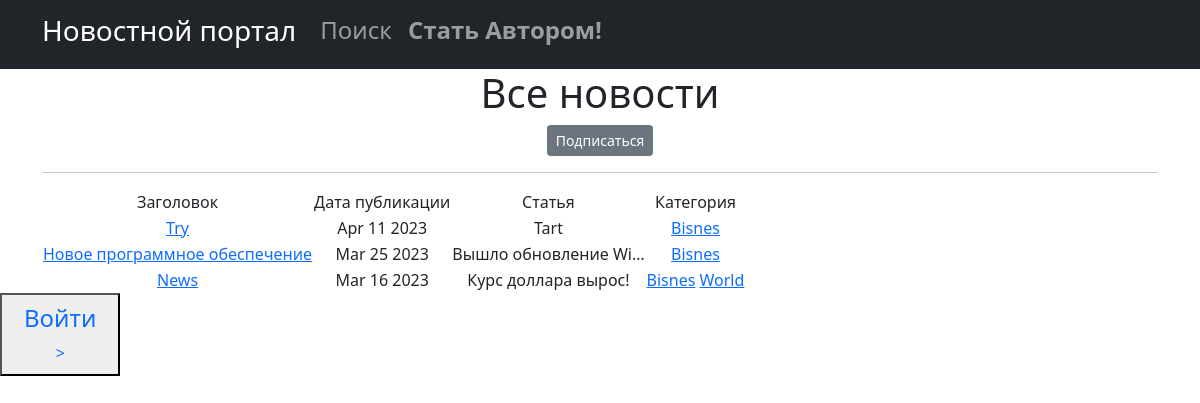
Before: /news/categories/1 with the older database file.
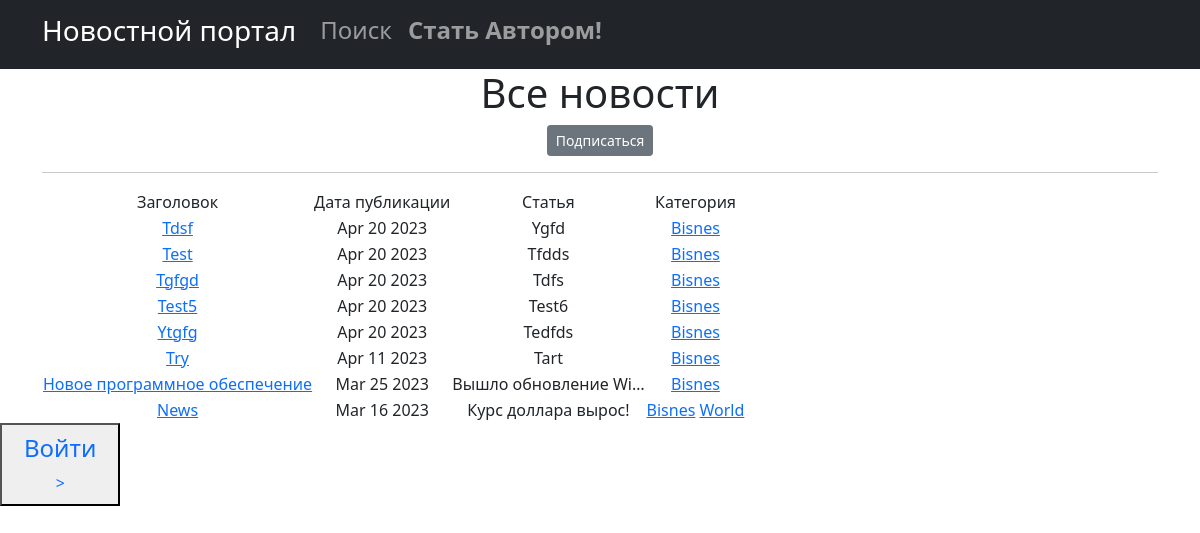
After: the same page with the newer database file.
### new/models.py (models this page shows, shortened)
class Post(models.Model):
    NEWS = 'NW'
    ARTICLE = 'AR'
    CATEGORY_CHOICES = [
        (NEWS, 'Новость'),
        (ARTICLE, 'Статья'),
    ]
    author = models.ForeignKey(Author, on_delete=models.CASCADE,)
    categoryType = models.CharField(max_length=2, choices=CATEGORY_CHOICES, default=ARTICLE)
    dateCreation = models.DateTimeField(auto_now_add=True)
    postCategory = models.ManyToManyField(Category, through='PostCategory')
    tittle = models.CharField(max_length=128)
    text = models.TextField()
    rating = models.SmallIntegerField(default=0)

class Category(models.Model):
    name = models.CharField(max_length=128, unique=True)
    subscribers = models.ManyToManyField(User, related_name='categories')
    def __str__(self):
        return self.name

### new/views.py (the view)
# urls.py: path('categories/<int:pk>', CategoryListView.as_view(), name='category_list'),
class CategoryListView(ListView):
    logger.info('INFO')
    model = Post
    template_name = 'category_list.html'
    context_object_name = 'category_news_list'
    def get_queryset(self):
        self.category = get_object_or_404(Category, id=self.kwargs['pk'])
        queryset = Post.objects.filter(postCategory=self.category).order_by('-dateCreation')
        return queryset
    def get_context_data(self, **kwargs):
        context = super().get_context_data(**kwargs)
        context['is_not_subscriber'] = self.request.user not in self.category.subscribers.all()
        context['postCategory'] = self.category
        return context

### new/templatetags/custom_filters.py (called while the page is built)
@register.filter()
def censor(value):
    x='теракт'
    c='редиска'
    if x in value:
        a= value.replace('теракт', 'т*****')
        return a
    if c in value:
        d= value.replace('редиска', 'р******')
        return d
    try:
        x = str(x)
        c = str(c)
    except:
        print('Введено не слово')
    else:
        return value

### templates/category_list.html (shortened to what this page needs)
{% extends 'flatpages/default.html' %}
{% load custom_filters %}
{% block content %}
   <h1>Все новости</h1>
    {% if is_not_subscriber %}
    <p class="text-centre"><a href="{% url 'subscribe' postCategory.id %}" class="btn btn-secondary btn-sm">Подписаться </a> </p>
    {% else %}
    <p class="text-centre"><a href="{% url 'not_subscribe' postCategory.id %}" class="btn btn-secondary btn-sm">Отписаться </a> </p>
    {% endif %}
    <hr>
    {% if category_news_list %}
       <table>
           <tr>
               <td>Заголовок</td>
               <td>Дата публикации</td>
               <td>Статья</td>
                <td>Категория</td>
           </tr>
           {% for posts in category_news_list %}
           <tr>
               <td>
                   <a href="{% url 'post_detail' posts.id %}"> {{ posts.tittle|censor }}</a>
               </td>
               <td>{{ posts.dateCreation|date:'M d Y'}}</td>
               <td>{{ posts.text|truncatechars:20|censor}}</td>
               <td>
                   {% for category in posts.postCategory.all %}
                    <a href="{% url 'category_list' category.id %}">{{ category }}</a>
                        {% endfor %}
               </td>
           </tr>
           {% endfor %}
       </table>
   {% else %}
       <h2>Статей нет!</h2>
    {% endif %}
{% endblock content %}

### templates/flatpages/default.html (shortened to what this page needs)
{% load static %}
<!DOCTYPE html>
<html lang="en" xmlns="http://www.w3.org/1999/html" xmlns="http://www.w3.org/1999/html"
      xmlns="http://www.w3.org/1999/html">
    <head>
        {% load static%}
        <link href="{% static 'css/styles.css' %}" rel="stylesheet" />
    </head>
    <body>
        <nav class="navbar navbar-expand-lg navbar-dark bg-dark static-top">
   <div class="container">
       <a class="navbar-brand" href="/news"><h3>Новостной портал</h3></a>
       <div class="collapse navbar-collapse" id="navbarResponsive">
           <ul class="navbar-nav ml-auto">
               <li class="nav-item">
                   <a class="nav-link" href="{% url 'post_search' %}"><h4>Поиск</h4></a>
               </li>
               <li>
                   {% if not is_author %}
                   <a class="nav-link" href="{% url 'account_upgrade' %}">
            <h4><strong>Стать Автором!</strong></h4>
                   {% endif %}
        </a>
               </li>
           </ul>
       </div>
   </div>
</nav>
       <div class="container">
            <div class="row">
                <div class="col-lg-12 text-center">
                     {% block content %}{% endblock content %}
                </div>
            </div>
        </div>
    </body>
    {% if request.user.is_authenticated %}
    <button>
    <a class="nav-link" href="{% url 'account_logout' %}"<h4>Выйти</h4>></a>
    </button>
    {% else %}
    <button>
    <a class="nav-link" href="{% url 'account_login' %}"><h4>Вoйти</h4>></a>
    </button>
    {% endif %}
</html>

Changed rows visible on the page:
added Post: tittle|censor "Tdsf", dateCreation "Apr 20 2023", text|censor "Ygfd", Category (name "Bisnes")
added Post: tittle|censor "Test", dateCreation "Apr 20 2023", text|censor "Tfdds", Category (name "Bisnes")
added Post: tittle|censor "Tgfgd", dateCreation "Apr 20 2023", text|censor "Tdfs", Category (name "Bisnes")
added Post: tittle|censor "Test5", dateCreation "Apr 20 2023", text|censor "Test6", Category (name "Bisnes")
added Post: tittle|censor "Ytgfg", dateCreation "Apr 20 2023", text|censor "Tedfds", Category (name "Bisnes")
